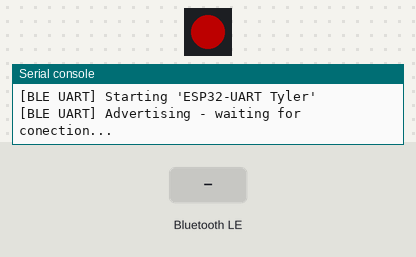
A program run on a simulated CircuitPython board. Shown: 1 RGB LEDs in strip order, left to right, the last lines printed to the serial console. The test bench sets the inputs (shaded band). Dim RGB values are drawn brighter than linear; nothing arrives over Bluetooth unless stated.

Above: at 1.2 s.
1.3 s: "1" written over Bluetooth (the phone connects first, if it has not yet)
At 2.4 s:
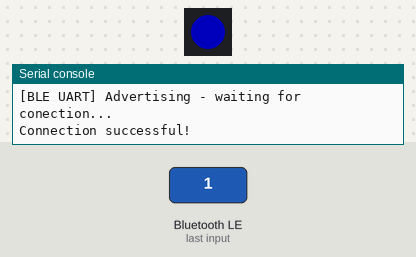
At 7.5 s:
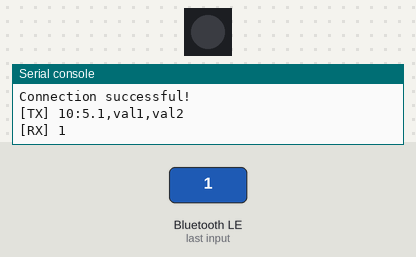
Timing chart, 0 to 8.8 s (numbered marks = the images above; inputs shaded):
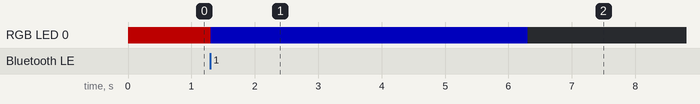

Measured:
- after the input at 1.3 s, RGB LED 0: RGB(76, 0, 0) → RGB(0, 0, 76) at once, → off 5.0 s later

The program:

code.py
```python
import time
import board
import busio
import neopixel
from adafruit_ble import BLERadio
from adafruit_ble.advertising.standard import ProvideServicesAdvertisement
from adafruit_ble.services.nordic import UARTService

'''
find these libraries from circuitpython bundle:
adafruit_ble
adafruit_ble_adafruit
adafruit_bluefruit_connect
'''

DEVICE_NAME = "ESP32-UART Tyler"
SEND_INTERVAL = 5.0

# Neopixel setup
PIXEL_PIN = board.NEOPIXEL
Num_Pin = 1
BRIGHTNESS = 0.3

pixel = neopixel.NeoPixel(PIXEL_PIN, Num_Pin,
brightness=BRIGHTNESS,
auto_write=True)

OFF = (0,0,0)
BLUE = (0,0,255)
RED = (255,0,0)

def set_status(color):
    pixel.fill(color)

# You will initialize your sensors or ANY hardware here
def setup_sensors ():
    sensor = None
    return sensor


def collect_data(sensor):
    example_value1 = 10
    example_value2 = 5.1
    string_1 = "val1"
    string_2 = "val2"

    message = f"{example_value1}:{example_value2},{string_1},{string_2}\n"
    return message

def main():
    print(f"[BLE UART] Starting '{DEVICE_NAME}' ")
    ble = BLERadio()
    ble.name = DEVICE_NAME

    uart = UARTService()
    advertisement = ProvideServicesAdvertisement(uart)

    sensor = setup_sensors()

    while True:
        print("[BLE UART] Advertising - waiting for conection...")
        ble.start_advertising(advertisement)
        set_status(RED)

        while not ble.connected:
            time.sleep(0.1)

        ble.stop_advertising()
        print("Connection successful!")
        set_status(BLUE)
        time.sleep(5)
        set_status(OFF)

        while ble.connected:
            try:
                data = collect_data(sensor)
                uart.write(data.encode("utf-8"))
                print(f"[TX] {data.strip()}")

                if uart.in_waiting:
                    raw_input = uart.read(uart.in_waiting)
                    try:
                        incoming = raw_input.decode("utf-8")
                    except UnicodeDecodeError:
                        incoming = str(raw_input)
                    print(f"[RX] {incoming.strip()}")

            except Exception as e:
                print(f"[ERROR] {e}")

            time.sleep(SEND_INTERVAL)

        print("Bluetooth Disconnected")
        set_status(RED)
        time.sleep(1)

main()
```
